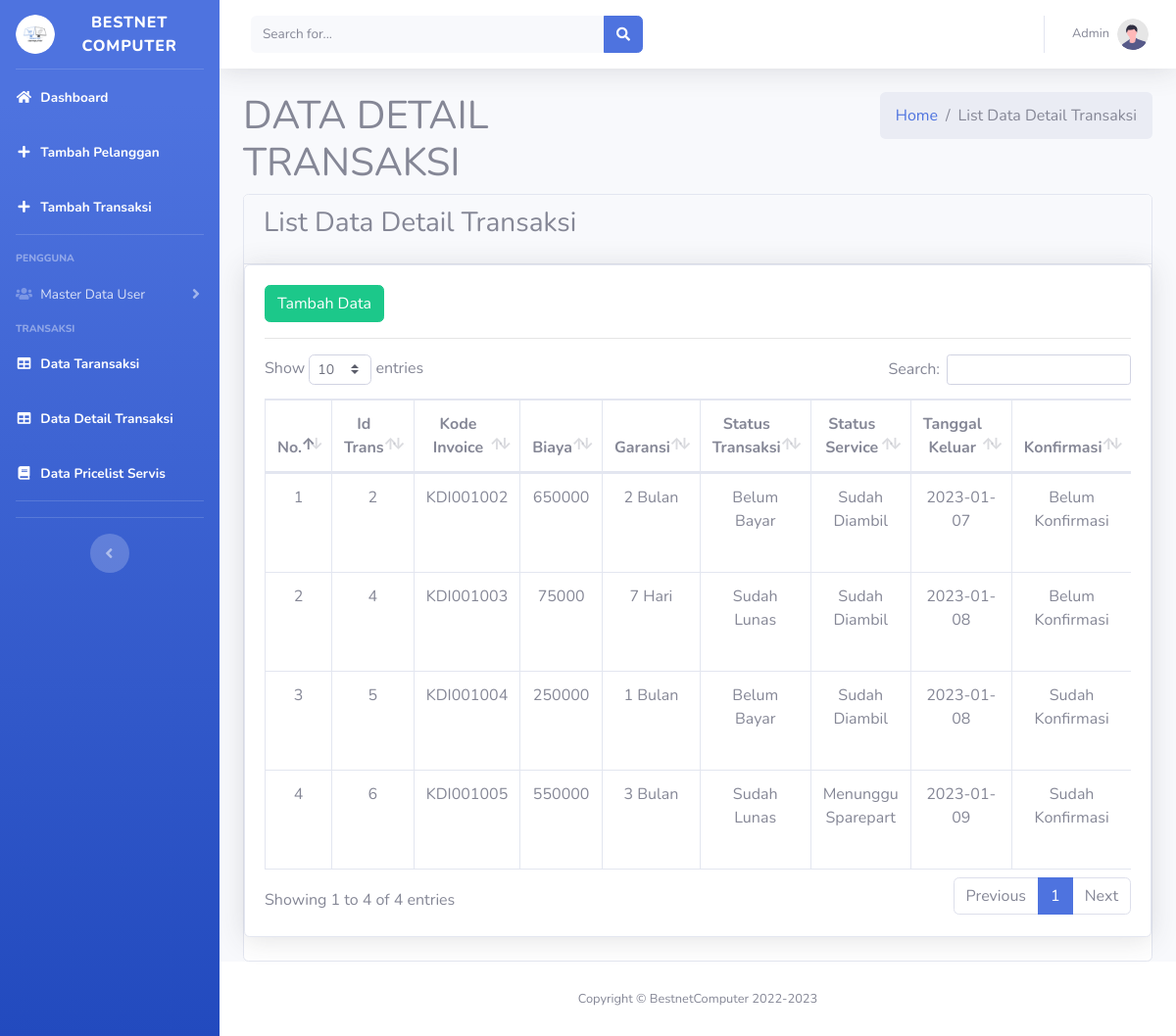
Screenshot of /index.php/detailtransaksi with the database file from the repository.
### tables this page shows
CREATE TABLE `tbl_detailtransaksi` (
  `Id_Detailtrans` int(11) NOT NULL AUTO_INCREMENT,
  `Id_Transaksi` int(11) DEFAULT NULL,
  `Kode_Invoice` varchar(25) DEFAULT NULL,
  `Harga` varchar(10) DEFAULT NULL,
  `Garansi` varchar(50) DEFAULT NULL,
  `Status_Transaksi` enum('Belum Bayar','DP','Sudah Lunas') NOT NULL,
  `Status_Servis` enum('Dibatalkan','Menunggu Sparepart','On Process','Siap Diambil','Sudah Diambil') NOT NULL,
  `Tanggal_Keluar` date DEFAULT NULL,
  `Konfirmasi` enum('Belum Konfirmasi','Sudah Konfirmasi') NOT NULL,
  PRIMARY KEY (`Id_Detailtrans`),
  KEY `tbl_detailtransaksi_ibfk_1` (`Id_Transaksi`),
  CONSTRAINT `tbl_detailtransaksi_ibfk_1` FOREIGN KEY (`Id_Transaksi`) REFERENCES `tbl_transaksi` (`Id_Transaksi`) ON DELETE CASCADE ON UPDATE CASCADE
);

CREATE TABLE `tbl_transaksi` (
  `Id_Transaksi` int(11) NOT NULL AUTO_INCREMENT,
  `Id_User` varchar(11) DEFAULT NULL,
  `Id_Pelanggan` int(11) DEFAULT NULL,
  `Tanggal_Masuk` date DEFAULT NULL,
  `Tipe` enum('Laptop','Printer','Proyektor','PC AIO','PC Build Up','PC Rakitan','Scanner','Monitor') DEFAULT NULL,
  `Model` varchar(50) DEFAULT NULL,
  `Kelengkapan` varchar(100) DEFAULT NULL,
  `Kendala` varchar(100) DEFAULT NULL,
  PRIMARY KEY (`Id_Transaksi`),
  KEY `Id_User` (`Id_User`),
  KEY `tbl_transaksi_ibfk_3` (`Id_Pelanggan`),
  CONSTRAINT `tbl_transaksi_ibfk_2` FOREIGN KEY (`Id_User`) REFERENCES `tbl_user` (`Id_User`) ON DELETE CASCADE ON UPDATE CASCADE,
  CONSTRAINT `tbl_transaksi_ibfk_3` FOREIGN KEY (`Id_Pelanggan`) REFERENCES `tbl_pelanggan` (`Id_Pelanggan`) ON DELETE CASCADE ON UPDATE CASCADE
);

### application/libraries/Template.php (called while the page is built, shortened)
<?php
class Template {
    var $data_template = [];
    function set($name, $value){
        $this->data_template[$name] = $value;
    }
    function load($template = '', $fileview = '', $dataview= [], $return = FALSE)
    {
        $this->CI =& get_instance();
        $this->set('content', $this->CI->load->view($fileview, $dataview, TRUE));
        return $this->CI->load->view($template, $this->data_template, $return);
    }
}

### application/controllers/Detailtransaksi.php (called while the page is built, shortened)
<?php
class Detailtransaksi extends CI_Controller
{
	public function index()
	{
		$data = [
			'judul' => 'DATA DETAIL TRANSAKSI',
			'subjudul' => 'List Data Detail Transaksi',
			'datadetailtransaksi' => $this->MDetailtransaksi->tampilJoinTransaksi()->result(),
		];
		$this->template->load('pages_admin/index', 'dt_detailtransaksi/v_detailtransaksi', $data);
	}
}

### index.php (called while the page is built, shortened)
<?php
require_once BASEPATH.'core/CodeIgniter.php';

### application/models/MDetailtransaksi.php (called while the page is built, shortened)
<?php
class MDetailtransaksi extends CI_Model
{
	public function tampilJoinTransaksi()
	{
		$this->db->select('*');
		$this->db->from('tbl_detailtransaksi');
		$this->db->join('tbl_transaksi', 'tbl_detailtransaksi.Id_Transaksi = tbl_transaksi.Id_Transaksi', 'left');
		$query = $this->db->get();
		return $query;
	}
}

### application/views/dt_detailtransaksi/v_detailtransaksi.php (the view, shortened to what this page needs)
<div class="card card-primary">
	<div class="card-header">
		<h3 class="card-title"><?= $subjudul ?></h3>
	</div>
	<div class="card shadow mb-4">
		<div class="card-body">
			<a href="<?= site_url('detailtransaksi/add') ?>" class="btn btn-success">Tambah Data</a>
			<hr>
			<div class="table-responsive">
				<table class="table table-bordered text-center" id="dataTable" width="100%" cellspacing="0">
					<thead>
						<th>No.</th>
						<th>Id Trans</th>
						<th>Kode Invoice</th>
						<th>Biaya</th>
						<th>Garansi</th>
						<th>Status Transaksi</th>
						<th>Status Service</th>
						<th>Tanggal Keluar</th>
						<th>Konfirmasi</th>
					</thead>
					<tbody>
						<?php $Id_Detailtrans = 1; ?>
						<?php foreach ($datadetailtransaksi as $key) {
						?>
							<tr>
								<td><?= $Id_Detailtrans++; ?></td>
								<td><?php echo $key->Id_Transaksi ?></td>
								<td><?php echo $key->Kode_Invoice ?></td>
								<td><?php echo $key->Harga ?></td>
								<td><?php echo $key->Garansi ?></td>
								<td><?php echo $key->Status_Transaksi ?></td>
								<td><?php echo $key->Status_Servis ?></td>
								<td><?php echo $key->Tanggal_Keluar ?></td>
								<td><?php echo $key->Konfirmasi ?></td>
							</tr>
						<?php } ?>
					</tbody>
				</table>
			</div>
		</div>
	</div>
</div>

### application/views/pages_admin/index.php (shortened to what this page needs)
<!DOCTYPE html>
<html lang="en">
<head>
	<link href="<?= base_url() ?>/assets/vendor/fontawesome-free/css/all.min.css" rel="stylesheet" type="text/css">
	<link href="<?= base_url() ?>/assets/css/sb-admin-2.min.css" rel="stylesheet">
	<link href="<?= base_url() ?>/assets/vendor/datatables/dataTables.bootstrap4.min.css" rel="stylesheet">
</head>
<body id="page-top">
	<div id="wrapper">
		<?php include "sidebar.php"; ?>
		<div id="content-wrapper" class="d-flex flex-column">
			<div id="content">
				<?php include "topbar.php"; ?>
				<div class="content-wrapper">
					<div class="content-header">
						<div class="container-fluid">
							<div class="row mb-2">
								<div class="col-sm-6">
									<h1 class="m-0"><?= $judul ?></h1>
								</div>
								<div class="col-sm-6">
									<ol class="breadcrumb float-sm-right">
										<li class="breadcrumb-item"><a href="<?= site_url('welcome') ?>">Home</a></li>
										<li class="breadcrumb-item active"><?= $subjudul ?></li>
									</ol>
								</div>
							</div>
						</div>
					</div>
					<section class="content">
						<div class="container-fluid">
							<?= $content ?>
						</div>
					</section>
				</div>
			</div>
			<?php include "footer.php"; ?>
		</div>
	</div>
</body>
</html>

### application/views/pages_admin/sidebar.php (shortened to what this page needs)
<ul class="navbar-nav bg-gradient-primary sidebar sidebar-dark accordion" id="accordionSidebar">
	<a class="sidebar-brand d-flex align-items-center justify-content-center" href="#">
		<img class="btn-circle elevation-3" src="<?= base_url() ?>/assets/img/bestnet.png" alt="AdminLTELogo" height="150" width="150">
		<div class="sidebar-brand-text mx-1">BESTNET COMPUTER</div>
	</a>
	<hr class="sidebar-divider my-0">
	<li class="nav-item active">
		<a class="nav-link" href="<?= site_url('welcome') ?>">
			<i class="fas fa-fw fa-home"></i>
			<span>Dashboard</span></a>
	</li>
	<li class="nav-item active">
		<a class="nav-link" href="<?= site_url('pelanggan/add') ?>">
			<i class="fas fa-fw fa-plus"></i>
			<span>Tambah Pelanggan</span></a>
	</li>
	<li class="nav-item active">
		<a class="nav-link" href="<?= site_url('transaksi/add') ?>">
			<i class="fas fa-fw fa-plus"></i>
			<span>Tambah Transaksi</span></a>
	</li>
	<hr class="sidebar-divider">
	<div class="sidebar-heading">
		Pengguna
	</div>
	<li class="nav-item">
		<a class="nav-link collapsed" href="#" data-toggle="collapse" data-target="#collapseTwo" aria-expanded="true" aria-controls="collapseTwo">
			<i class="fas fa-fw fa-users"></i>
			<span>Master Data User</span>
		</a>
	</li>
	<div class="sidebar-heading">
		Transaksi
	</div>
	<li class="nav-item active">
		<a class="nav-link" href="<?= site_url('transaksi') ?>">
			<i class="fas fa-fw fa-table"></i>
			<span>Data Taransaksi</span></a>
	</li>
	<li class="nav-item active">
		<a class="nav-link" href="<?= site_url('detailtransaksi') ?>">
			<i class="fas fa-fw fa-table"></i>
			<span>Data Detail Transaksi</span></a>
	</li>
	<li class="nav-item active">
		<a class="nav-link" href="<?= site_url('pricelist') ?>">
			<i class="fas fa-fw fa-book"></i>
			<span>Data Pricelist Servis</span></a>
	</li>
	<hr class="sidebar-divider">
	<hr class="sidebar-divider d-none d-md-block">
	<div class="text-center d-none d-md-inline">
		<button class="rounded-circle border-0" id="sidebarToggle"></button>
	</div>
</ul>

### application/views/pages_admin/Topbar.php (shortened to what this page needs)
<nav class="navbar navbar-expand navbar-light bg-white topbar mb-4 static-top shadow">
	<form class="d-none d-sm-inline-block form-inline mr-auto ml-md-3 my-2 my-md-0 mw-100 navbar-search">
		<div class="input-group">
			<input type="text" class="form-control bg-light border-0 small" placeholder="Search for..." aria-label="Search" aria-describedby="basic-addon2">
			<div class="input-group-append">
				<button class="btn btn-primary" type="button">
					<i class="fas fa-search fa-sm"></i>
				</button>
			</div>
		</div>
	</form>
	<ul class="navbar-nav ml-auto">
		<li class="nav-item dropdown no-arrow">
			<a class="nav-link dropdown-toggle" href="#" id="userDropdown" role="button" data-toggle="dropdown" aria-haspopup="true" aria-expanded="false">
				<span class="mr-2 d-none d-lg-inline text-gray-600 small">Admin</span>
				<img class="img-profile rounded-circle" src="<?= base_url() ?>/assets/img/undraw_profile.svg">
			</a>
		</li>
	</ul>
</nav>

### application/views/pages_admin/footer.php
<footer class="sticky-footer bg-white">
	<div class="container my-auto">
		<div class="copyright text-center my-auto">
			<span>Copyright &copy; BestnetComputer 2022-2023</span>
		</div>
	</div>
</footer>

### rows the page displays
tbl_detailtransaksi: Id_Transaksi.Id_Transaksi "2", Kode_Invoice "KDI001002", Harga "650000", Garansi "2 Bulan", Status_Transaksi "Belum Bayar", Status_Servis "Sudah Diambil", Tanggal_Keluar "2023-01-07", Konfirmasi "Belum Konfirmasi"
tbl_detailtransaksi: Id_Transaksi.Id_Transaksi "4", Kode_Invoice "KDI001003", Harga "75000", Garansi "7 Hari", Status_Transaksi "Sudah Lunas", Status_Servis "Sudah Diambil", Tanggal_Keluar "2023-01-08", Konfirmasi "Belum Konfirmasi"
tbl_detailtransaksi: Id_Transaksi.Id_Transaksi "5", Kode_Invoice "KDI001004", Harga "250000", Garansi "1 Bulan", Status_Transaksi "Belum Bayar", Status_Servis "Sudah Diambil", Tanggal_Keluar "2023-01-08", Konfirmasi "Sudah Konfirmasi"
tbl_detailtransaksi: Id_Transaksi.Id_Transaksi "6", Kode_Invoice "KDI001005", Harga "550000", Garansi "3 Bulan", Status_Transaksi "Sudah Lunas", Status_Servis "Menunggu Sparepart", Tanggal_Keluar "2023-01-09", Konfirmasi "Sudah Konfirmasi"

### other values shown
$judul "DATA DETAIL TRANSAKSI"
$subjudul "List Data Detail Transaksi"
